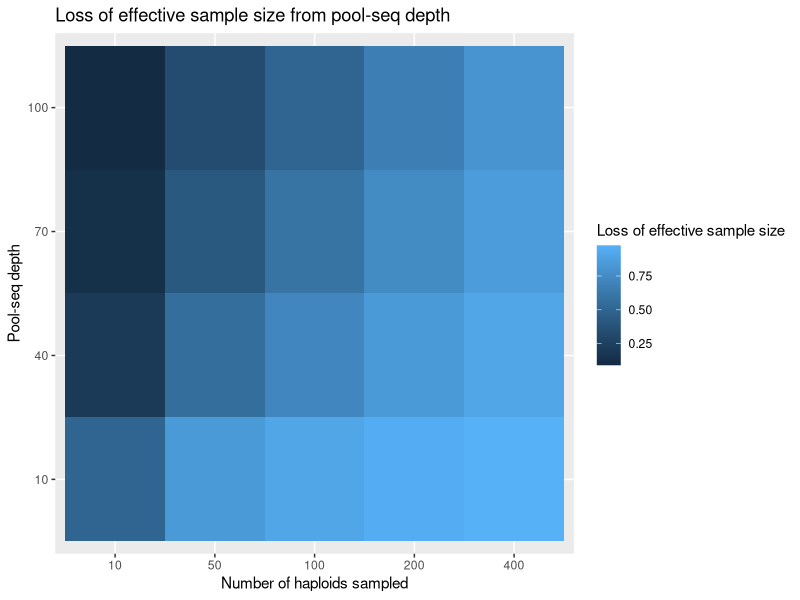

This chart was generated by the following R code:
library(tidyverse)

ns <- c(10, 50, 100, 200, 400)
ds <- c(10, 40, 70, 100)
data <- merge(ns, ds)
colnames(data) <- c("n", "d")
data["n_eff"] <- (data$d * data$n) / (data$d + data$n)
data["loss"] <- (data$n - data$n_eff) / data$n %>% abs
data

ggplot(data, aes(x=as.factor(n), y=as.factor(d), fill=loss)) + geom_tile() +
  xlab("Number of haploids sampled") +
  ylab("Pool-seq depth") +
  labs(fill="Loss of effective sample size") +
  ggtitle("Loss of effective sample size from pool-seq depth")
